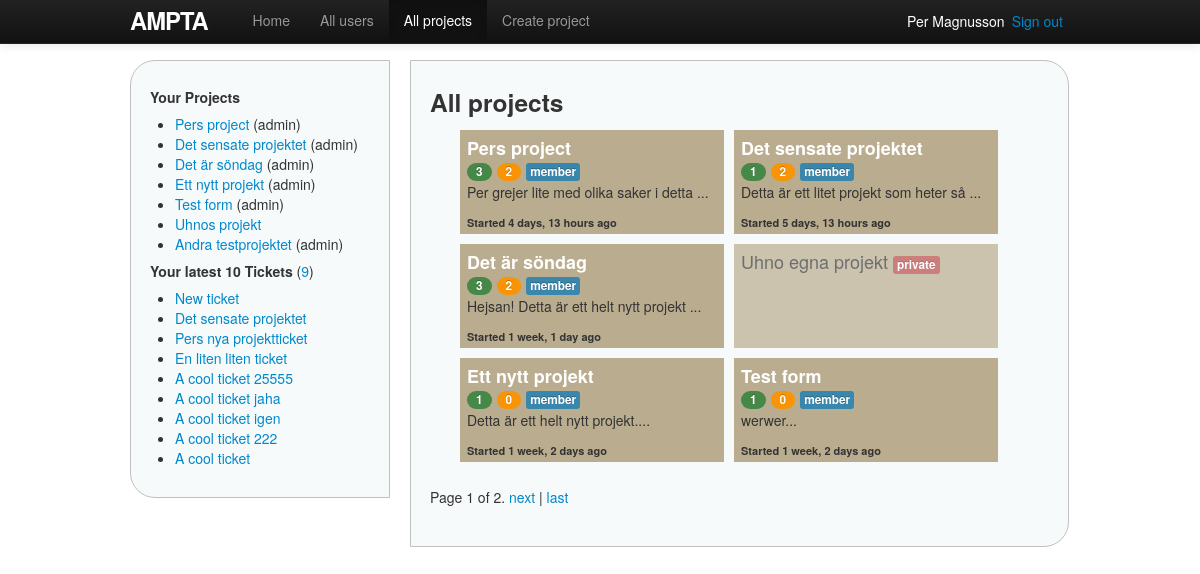
The page /projects/ (signed in) on the database as committed earlier.
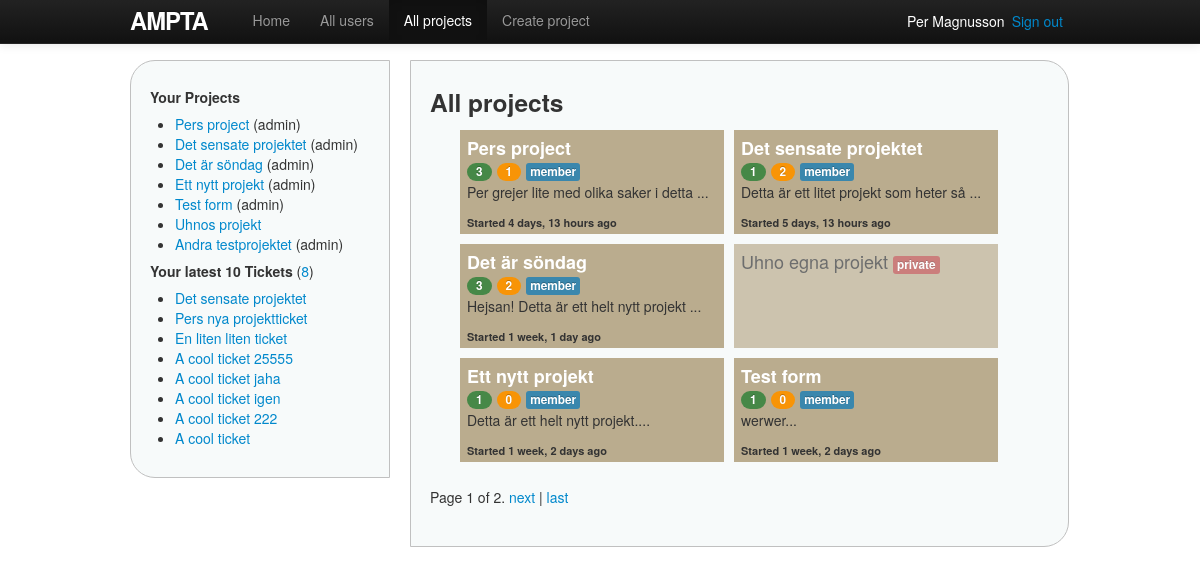
The same page on the database as committed later.
### ampta/models.py (models this page shows, shortened)
class Project(models.Model):
    name = models.CharField(max_length=30)
    description = models.TextField()
    start_date = models.DateField()
    end_date = models.DateField()
    users = models.ManyToManyField(User, related_name='projects', blank=True)
    owner = models.ForeignKey(User, related_name='projects_owned_by_user')
    date_added = models.DateTimeField()
    date_updated = models.DateTimeField()
    def owned_by_user(self, user):
        return self.owner == user
    def has_user(self, user):
        return user in self.users.all()

class Ticket(models.Model):
    name = models.CharField(max_length=30)
    description = models.TextField()
    start_date = models.DateField();
    end_date = models.DateField();
    status = models.ForeignKey(Status, related_name='tickets')
    project = models.ForeignKey(Project, related_name='tickets')
    owner = models.ForeignKey(User, related_name='tickets')
    date_added = models.DateTimeField()
    date_updated = models.DateTimeField()

### ampta/views/project_views.py (the view)
# urls.py: url(r'^projects/$', 'index', name='projects'),
@login_required(login_url='/login')
def index(request):
    projects = get_list_or_404(Project.objects.order_by('-date_added'))
    paginator = Paginator(projects, 6)  # nr objects/page
    page = request.GET.get('p')
    try:
        projects = paginator.page(page)
    except PageNotAnInteger:
        projects = paginator.page(1)
    except EmptyPage:
        projects = paginator.page(paginator.num_pages)
    return render(request, 'projects/index.html',
                 {'projects': projects, 'projects_active': True})

### ampta/templatetags/custom_filters.py (called while the page is built)
@register.filter(name='user_projects')  # "name", if other name than function
def user_projects(user):
    projects = user.projects.order_by('-date_added')
    return projects

@register.filter
def project_owned_by_user(project, user):
    return project.owned_by_user(user)

@register.filter
def user_is_project_member_or_owner(project, user):
    return project.owned_by_user(user) or project.has_user(user)

### ampta/templates/projects/index.html (shortened to what this page needs)
{% extends 'shared/base.html' %}
{% load custom_filters %}
{% block content %}
<h3>All projects</h3>
<ul class="allProjects">
{% for p in projects %}
	{% if p|user_is_project_member_or_owner:user %}
	<li class="allProjectsEach">
		<a href="{% url project p.id %}">{{ p.name }}</a>
		<div>
			<span class="badge badge-success" title="Users">{{ p.users.count }}</span>
			<span class="badge badge-warning" title="Tickets">
				{% if p.tickets.count > 0 %}
				<a href="{% url project_tickets p.id %}">{{ p.tickets.count }}</a>
				{% else %}
				{{ p.tickets.count }}
				{% endif %}
			</span>
			<span class="label label-info" title="You are member of this project">member</span>
		</div>
		<p>{{ p.description|slice:":40" }}...</p>
		<p class="allProjectsTimesince"> Started {{ p.start_date|timesince }} ago</p>
	</li>
	{% else %}
	<li class="allProjectsEachPrivate">{{ p.name }} <span class="label label-important">private</span></li>
	{% endif%}
{% endfor %}
</ul>
<div class="pagination">
    <span class="step-links">
        <span class="current">
            Page {{ projects.number }} of {{ projects.paginator.num_pages }}.
        </span>
        {% if projects.has_next %}
            <a href="?p={{ projects.next_page_number }}">next</a> |
            <a href="?p={{ projects.paginator.num_pages }}">last</a>
        {% endif %}
    </span>
</div>
{% endblock %}

### ampta/templates/shared/base.html (shortened to what this page needs)
<!DOCTYPE html>
<html>
	<head>
		{% block styles %}
			<link rel="stylesheet" href="http://code.jquery.com/ui/1.10.1/themes/base/jquery-ui.css" />
			<link rel="stylesheet" type="text/css" href="{{ STATIC_URL }}styles/bootstrap.min.css">
			<link rel="stylesheet" type="text/css" href="{{ STATIC_URL }}styles/site.css">
		{% endblock %}
	</head>
	<body>
	{% block body %}
		<div class="container">
		<header>
			<nav class="navbar navbar-inverse navbar-fixed-top">
				<div class="navbar-inner">
					<div class="container">
						<a href="{% url home %}" id="logo" class="brand">Ampta</a>
						<div class="nav-collapse collapse">
							<ul class="nav">
								<li {% if home_active %}class="active"{% endif %}>
									<a href="{% url home %}">Home</a>
								</li>
								<li {% if all_users_active %}class="active"{% endif %}>
									<a href="{% url users %}">All users</a>
								</li>
								<li {% if projects_active %}class="active"{% endif %}>
									<a href="{% url projects %}">All projects</a>
								</li>
								<li {% if create_projects_active %}class="active"{% endif %}>
									<a href="{% url new_project %}">Create project</a>
								</li>
							</ul>
						</div>
						<span class="sign_out pull-right"><a href="{% url logout %}">Sign out</a></span>
						<span class="active_user pull-right">
							<a href="{% url user user.id %}">{{ user.get_full_name }}</a>
						</span>
					</div>
				</div>
			</nav>
		</header>
		<div class="sidenav pull-left">
			{% include 'shared/_sidenav_projects_tickets.html' %}
		</div>
		<div class="main pull-left">
			{% block content %}{% endblock %}
		</div>
		</div>
	{% endblock body %}
	</body>
</html>

### ampta/templates/shared/_sidenav_projects_tickets.html (shortened to what this page needs)
{% load custom_filters %}
<h5>Your Projects</h5>
<ul>
{% with projects=user|user_projects %}
{% for p in projects %}
	<li>
		<a href="{% url project p.id %}">{{ p.name }}</a>
		{% if p|project_owned_by_user:user %}(admin){% endif %}
	</li>
{% endfor%}
{% endwith %}
</ul>
<h5>Your latest 10 Tickets
	<span class="countTickets">(<a href="{% url tickets %}">{{ user.tickets.count }}</a>)</span>
</h5>
<ul>
{% for t in user.tickets.all|dictsortreversed:"date_added"|slice:"10" %}
	<li><a href="{% url project_ticket t.project.id t.id %}">{{ t.name }}</a></li>
{% endfor %}
</ul>

### ampta/static/styles/site.css (style rules this page uses)
html { overflow-y: scroll; }
body { padding-top: 60px; padding-bottom: 15px; }
h1, h2, h3, h4, h5, h6 { line-height: 1; }
p { font-size: 1.1em; line-height: 1.7em; }
#logo { float: left; margin-right: 10px; font-size: 1.7em; color: #fff; text-transform: uppercase; letter-spacing: -1px; padding-top: 9px; font-weight: bold; line-height: 1; }
.active_user, .sign_out { display: block; margin-top: 11px; margin-right: 7px; color: white; }
.active_user a { color: white; }
.sidenav { width: 220px; margin-right: 20px; padding: 9px; border: 1px solid #c0c0c0; background: #f7fafa; padding: 19px; border-radius: 25px 0 0 25px; -moz-border-radius: 25px 0 0 25px; }
.main { padding: 9px; width: 619px; border: 1px solid #c0c0c0; background: #f7fafa; padding: 19px; border-radius: 0 25px 25px 0; -moz-border-radius: 0 25px 25px 0; }
.countTickets { font-weight: normal; text-decoration: italic; }
.allProjects a { color: white; font-weight: bold; }
.allProjects li { padding: 7px; font-size: 18px; list-style-type: none; }
.allProjects li p { font-size: 14px; list-style-type: none; }
.allProjectsEach, .allProjectsEachPrivate { background: #baac8e; margin: 5px; width: 250px; height: 90px; float: left; }
.allProjectsEachPrivate { opacity: 0.7; }
.allProjects .allProjectsTimesince { font-size: 11px; font-weight: bold; }
.pagination { display: block; float: left; clear: both; }

Rows that differ between the two databases and show on the page:
removed Ticket: name "New ticket"
changed Project "Pers project": tickets.count "2" → "1"
Other text that changed with them:
{{ user.tickets.count }}: "9" → "8"
